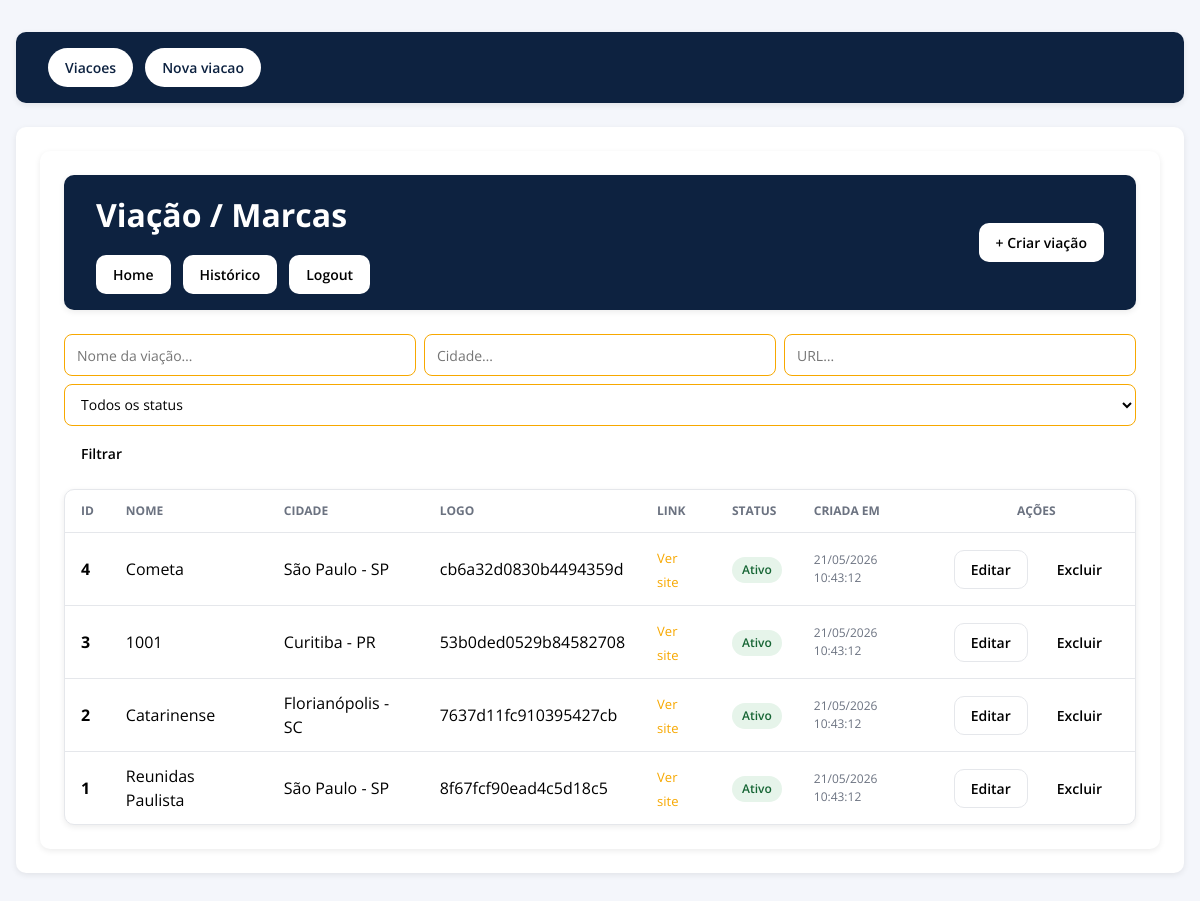
/ (signed in), run on the app's committed database.
### tables this page shows
CREATE TABLE IF NOT EXISTS viacoes
(
    id         INT AUTO_INCREMENT PRIMARY KEY,
    nome       VARCHAR(100) NOT NULL,
    url        VARCHAR(255) NOT NULL DEFAULT '',
    cidade     VARCHAR(100) NOT NULL DEFAULT '',
    logo       VARCHAR(255)          DEFAULT NULL,
    status     TINYINT(1)   NOT NULL DEFAULT 1,
    data_criacao TIMESTAMP    NOT NULL DEFAULT CURRENT_TIMESTAMP,
    data_atualizacao TIMESTAMP    NULL     DEFAULT NULL
        ON UPDATE CURRENT_TIMESTAMP
);

### Core/View.php (called while the page is built, shortened)
<?php
final class View
{
    public static function render(string $view, array $data = []): void
    {
        $basePath = dirname(__DIR__);
        $viewFile = $basePath . '/views/' . $view . '.php';
        $layoutFile = $basePath . '/views/_layout.php';
        extract($data, EXTR_SKIP);
        require $viewFile;
        $content = (string) ob_get_clean();
        require $layoutFile;
    }
}

### Controllers/ViacaoController.php (called while the page is built, shortened)
<?php
final class ViacaoController
{
    private ViacaoService   $viacaoService;
    public function __construct(?ViacaoService $ViacaoService = null)
    {
        $this->viacaoService    = $ViacaoService ?? new ViacaoService();
    }
    public function index(): void
    {
        $nome   = trim((string) ($_GET['nome']   ?? ''));
        $cidade = trim((string) ($_GET['cidade'] ?? ''));
        $url    = trim((string) ($_GET['url']    ?? ''));
        $status = $_GET['status'] ?? '';
        $viacoes = $this->viacaoService->listar(
            $nome   !== '' ? $nome   : null,
            $cidade !== '' ? $cidade : null,
            $url    !== '' ? $url    : null,
            $status !== '' ? $status : null,
        );
        $temFiltro = $nome !== '' || $cidade !== '' || $url !== '' || $status !== '';
        View::render('viacoes/index', [
            'title'     => 'Viações',
            'viacoes'   => $viacoes,
            'temFiltro' => $temFiltro,
            'filtros'   => compact('nome', 'cidade', 'url', 'status'),
        ]);
    }
}

### public/index.php (called while the page is built, shortened)
<?php
require_once __DIR__ . '/../database/db.php';
require __DIR__ . '/../routes/api.php';
$method = (string) ($_SERVER['REQUEST_METHOD'] ?? 'GET');
$router->dispatch($method, $uri);

### database/db.php (called while the page is built, shortened)
<?php
function env(string $key, ?string $default = null): string
{
    $value = getenv($key);
    if ($value === false || $value === '') {
        return $default ?? '';
    }
    return (string) $value;
}
function getPdo(): PDO
{
    static $pdo = null;
    if ($pdo instanceof PDO) {
        return $pdo;
    }
    $host = env('DB_HOST', 'db');
    $db = env('DB_NAME', 'viacoes');
    $user = env('DB_USER', 'root');
    $pass = env('DB_PASSWORD', 'root123');
    $charset = 'utf8mb4';
    $dsn = "mysql:host={$host};dbname={$db};charset={$charset}";
    $options = [
        PDO::ATTR_ERRMODE => PDO::ERRMODE_EXCEPTION,
        PDO::ATTR_DEFAULT_FETCH_MODE => PDO::FETCH_ASSOC,
    ];
    $pdo = new PDO($dsn, $user, $pass, $options);
    return $pdo;
}

### Services/ViacaoService.php (called while the page is built, shortened)
<?php
final class ViacaoService
{
    private PDO $pdo;
    public function __construct(?PDO $pdo = null)
    {
        $this->pdo = $pdo ?? \getPdo();
    }
    public function listar(
        ?string $nome   = null,
        ?string $cidade = null,
        ?string $url    = null,
        ?string $status = null
    ): array {
        $where  = [];
        $params = [];
        $whereClause = $where !== [] ? 'WHERE ' . implode(' AND ', $where) : '';
        $stmt = $this->pdo->prepare("SELECT * FROM viacoes {$whereClause} ORDER BY id DESC");
        $stmt->execute($params);
        return array_map(
            fn(array $row) => Viacao::fromRow($row),
            $stmt->fetchAll(PDO::FETCH_ASSOC)
        );
    }
}

### Models/Viacao.php (called while the page is built, shortened)
<?php
final class Viacao
{
    public static function fromRow(array $row): self
    {
        return new self(
            id: (int) $row['id'],
            nome: (string) $row['nome'],
            logo: $row['logo'],
            url: (string) $row['url'],
            cidade: (string) $row['cidade'],
            status: (int) $row['status'] === 1,
            data_criacao: $row['data_criacao'] !== null
                ? (new \DateTime($row['data_criacao']))
                    ->setTimezone(new \DateTimeZone('America/Sao_Paulo'))
                    ->format('d/m/Y H:i:s')
                : null,
        );
    }
}

### views/viacoes/index.php (the view, shortened to what this page needs)
<?php
$busca = $busca ?? '';
?>
<link rel="stylesheet" href="/css/layout.css">
<main class="container">
    <header class="page-header">
        <div>
            <h1 style="color: white">Viação / Marcas</h1>
            <nav class="actions">
                <a class="btn btn-primary" href="/home">Home</a>
                <a class="btn btn-primary"  href="/viacoes/historico">Histórico</a>
                <a class="btn btn-primary"  href="/logout">Logout</a>
            </nav>
        </div>
        <a href="/viacoes/create" class="btn btn-primary">
            + Criar viação
        </a>
    </header>
    <?php
    $filtros   = $filtros   ?? [];
    ?>
    <form method="get" action="/viacoes" class="search-bar search-bar--multi">
        <div class="search-group search-group--multi">
            <input type="search" name="nome"
                   class="search-input"
                   placeholder="Nome da viação…"
                   value="<?= htmlspecialchars($filtros['nome'] ?? '', ENT_QUOTES, 'UTF-8') ?>">
            <input type="search" name="cidade"
                   class="search-input"
                   placeholder="Cidade…"
                   value="<?= htmlspecialchars($filtros['cidade'] ?? '', ENT_QUOTES, 'UTF-8') ?>">
            <input type="search" name="url"
                   class="search-input"
                   placeholder="URL…"
                   value="<?= htmlspecialchars($filtros['url'] ?? '', ENT_QUOTES, 'UTF-8') ?>">
            <select name="status" class="search-select">
                <option value="">Todos os status</option>
            </select>
            <button type="submit" class="btn btn-primary">Filtrar</button>
        </div>
    </form>
    <?php if (count($viacoes) === 0): ?>
        <div class="card empty-state">
            <?php if ($busca !== ''): ?>
                <p>Nenhuma viação encontrada para a busca "<strong><?= htmlspecialchars($busca, ENT_QUOTES, 'UTF-8') ?></strong>".</p>
            <?php else: ?>
                <p>Nenhuma viação cadastrada no sistema.</p>
            <?php endif; ?>
        </div>
    <?php else: ?>
        <div class="table-card">
            <table>
                <thead>
                <tr>
                    <th>ID</th>
                    <th>Nome</th>
                    <th>Cidade</th>
                    <th>Logo</th>
                    <th>Link</th>
                    <th>Status</th>
                    <th class="date-text">Criada em</th>
                    <th style="text-align: center;">Ações</th>
                </tr>
                </thead>
                <tbody>
                <?php foreach ($viacoes as $viacao): ?>
                    <tr>
                        <td><strong><?= (int) $viacao->id ?></strong></td>
                        <td><?= htmlspecialchars($viacao->nome, ENT_QUOTES, 'UTF-8') ?></td>
                        <td><?= htmlspecialchars($viacao->cidade, ENT_QUOTES, 'UTF-8') ?></td>
                        <td><?= htmlspecialchars(substr($viacao?->logo ?? '', 0, 20), ENT_QUOTES, 'UTF-8') ?></td>
                        <td>
                            <a href="<?= htmlspecialchars($viacao->url, ENT_QUOTES, 'UTF-8') ?>"
                               target="_blank" class="url-link">
                                Ver site
                            </a>
                        </td>
                        <td>
                            <?php if ($viacao->status): ?>
                                <span class="badge badge-active">Ativo</span>
                            <?php else: ?>
                                <span class="badge badge-inactive">Inativo</span>
                            <?php endif; ?>
                        </td>
                        <td class="date-text">
                            <?= htmlspecialchars($viacao->data_criacao, ENT_QUOTES, 'UTF-8') ?>
                        </td>
                        <td>
                            <div class="actions" style="justify-content: flex-end;">
                                <a href="/viacoes/<?= (int) $viacao->id ?>/edit" class="btn btn-ghost">
                                    Editar
                                </a>
                                <form method="post" action="/viacoes/<?= (int) $viacao->id ?>/delete"
                                      onsubmit="return confirm('Remover esta marca?');">
                                    <button type="submit" class="btn btn-danger">Excluir</button>
                                </form>
                            </div>
                        </td>
                    </tr>
                <?php endforeach; ?>
                </tbody>
            </table>
        </div>
    <?php endif; ?>
</main>

### Core/Router.php (shortened to what this page needs)
<?php
final class Router
{
    private array $routes = [];
    private function add(string $method, string $pattern, callable|array $handler): void
    {
        $method = strtoupper($method);
        $pattern = $this->normalizePath($pattern);
        $this->routes[$method] ??= [];
        $this->routes[$method][] = [
            'pattern' => $pattern,
            'regex' => $this->patternToRegex($pattern),
            'handler' => $handler,
        ];
    }
    public function dispatch(string $method, string $uri): void
    {
        $method = strtoupper($method);
        $path = parse_url($uri, PHP_URL_PATH);
        $path = is_string($path) ? $path : '/';
        $path = $this->normalizePath($path);
        foreach ($this->routes[$method] ?? [] as $route) {
            $matches = [];
            if (preg_match($route['regex'], $path, $matches) !== 1) {
                continue;
            }
            $params = [];
            foreach ($matches as $key => $value) {
                if (!is_string($key)) {
                    continue;
                }
                $params[$key] = $value;
            }
            $this->invoke($route['handler'], $params);
            return;
        }
    }
    private function invoke(callable|array $handler, array $params): void
    {
        if (is_array($handler)) {
            [$class, $method] = $handler;
            $controller = new $class();
            $controller->$method(...$params);
            return;
        }
    }
    private function normalizePath(string $path): string
    {
        $path = '/' . ltrim($path, '/');
        if ($path !== '/') {
            $path = rtrim($path, '/');
        }
        return $path;
    }
    private function patternToRegex(string $pattern): string
    {
        $tmp = preg_replace_callback(
            '#\{([a-zA-Z_][a-zA-Z0-9_]*)\}#',
            static fn(array $m): string => '__PARAM__' . $m[1] . '__',
            $pattern
        );
        $quoted = preg_quote((string) $tmp, '#');
        $regex = preg_replace_callback(
            '#__PARAM__([a-zA-Z_][a-zA-Z0-9_]*)__#',
            static function (array $m): string {
                $name = $m[1];
                $paramPattern = $name === 'id' ? '\\d+' : '[^/]+';
                return '(?P<' . $name . '>' . $paramPattern . ')';
            },
            $quoted
        );
        return '#^' . (string) $regex . '$#';
    }
}

### views/_layout.php (shortened to what this page needs)
?><!doctype html>
<html lang="pt-BR">
<head>
    <link rel="stylesheet" href="layout.css">
</head>
<body>
<header>
    <div >
        <nav class="container-nav">
            <a class="btn-headerlay" href="/viacoes">Viacoes</a>
            <a class="btn-headerlay" href="/viacoes/create">Nova viacao</a>
        </nav>
    </div>
</header>
<main>
    <div class="container">
        <?= $content ?>
    </div>
</main>
</body>
</html>

### data on the page
viacoes: id "4", nome "Cometa", cidade "São Paulo - SP", logo "cb6a32d0830b4494359d", status "Ativo", data_criacao "21/05/2026 10:43:12"
viacoes: id "3", nome "1001", cidade "Curitiba - PR", logo "53b0ded0529b84582708", status "Ativo", data_criacao "21/05/2026 10:43:12"
viacoes: id "2", nome "Catarinense", cidade "Florianópolis - SC", logo "7637d11fc910395427cb", status "Ativo", data_criacao "21/05/2026 10:43:12"
viacoes: id "1", nome "Reunidas Paulista", cidade "São Paulo - SP", logo "8f67fcf90ead4c5d18c5", status "Ativo", data_criacao "21/05/2026 10:43:12"
